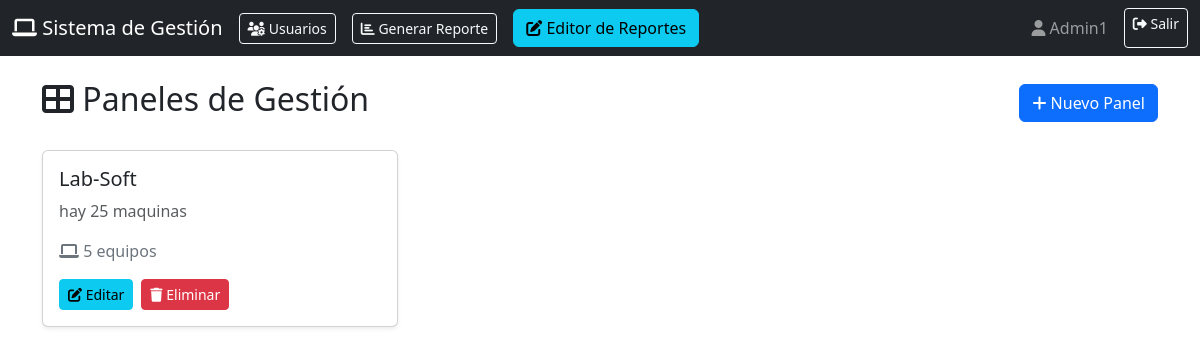
/dashboard (signed in), run on an earlier commit of the app's database.
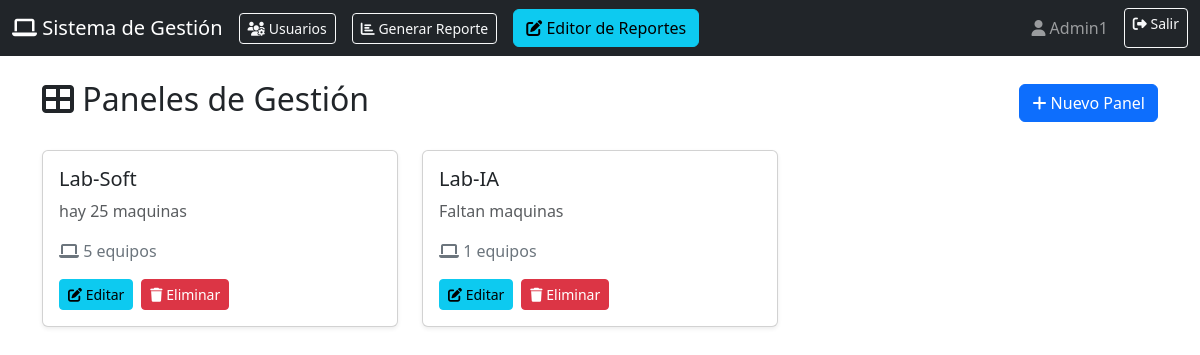
And on a later commit of the database.
### models/Usuario.py (models this page shows, shortened)
class Usuarios(UserMixin, db.Model):
    __tablename__ = 'usuarios'
    id = db.Column(db.Integer, primary_key=True)
    username = db.Column(db.String(80), unique=True, nullable=False)
    password = db.Column(db.Text, nullable=False)
    rol = db.Column(db.String(20), nullable=False, default='estudiante')
    __table_args__ = (
        CheckConstraint("rol IN ('admin', 'profesor', 'estudiante', 'tecnico')", name='check_rol'),
    )

### models/Lab.py (models this page shows)
class Laboratorios(db.Model):
    __tablename__ = 'laboratorios'
    id = db.Column(db.Integer, primary_key=True)
    nombre = db.Column(db.String(100), unique=True, nullable=False)
    descripcion = db.Column(db.Text)
    equipos = db.relationship('Equipos', backref='laboratorio', lazy=True, cascade='all, delete-orphan')

### controllers/lab_controller.py (the view)
@Lab_bp.route('/dashboard')
@login_required
def dashboard():
    panels = Laboratorios.query.all()
    return render_template('dashboard.html', panels=panels)

### app.py (called while the page is built)
@login_manager.user_loader
def load_user(user_id):
    return Usuarios.query.get(int(user_id))

### views/templates/dashboard.html (shortened to what this page needs)
{% extends "base.html" %}
{% block content %}
<div class="d-flex justify-content-between align-items-center mb-4">
    <h2><i class="fas fa-th-large"></i> Paneles de Gestión</h2>
    {% if current_user.rol in ['admin', 'profesor'] %}
    <button class="btn btn-primary" data-bs-toggle="modal" data-bs-target="#createPanelModal">
        <i class="fas fa-plus"></i> Nuevo Panel
    </button>
    {% endif %}
</div>
<div class="row">
    {% for panel in panels %}
    <div class="col-md-4 mb-4">
        <div class="card shadow-sm panel-card"
            onclick="window.location.href='{{ url_for('laboratorio.view_panel', panel_id=panel.id) }}'">
            <div class="card-body">
                <h5 class="card-title">{{ panel.nombre }}</h5>
                <p class="card-text text-muted">{{ panel.descripcion or 'Sin descripción' }}</p>
                <p class="text-secondary">
                    <i class="fas fa-laptop"></i> {{ panel.equipos|length }} equipos
                </p>
                {% if current_user.rol == 'admin' %}
                <div class="d-flex gap-2">
                    <button class="btn btn-sm btn-info" onclick="event.stopPropagation(); editarPanel({{ panel.id }})">
                           <i class="fas fa-edit"></i> Editar
                    </button>
                    <form method="POST" action="{{ url_for('laboratorio.delete_panel', panel_id=panel.id) }}"
                        class="d-inline">
                        <button type="submit" class="btn btn-sm btn-danger" onclick="event.stopPropagation(); return confirm('¿Eliminar este panel y todos sus equipos?')">
                            <i class="fas fa-trash"></i> Eliminar
                        </button>
                    </form>
                </div>
                {% endif %}
            </div>
        </div>
    </div>
    {% endfor %}
</div>
{% endblock %}

### views/templates/base.html (shortened to what this page needs)
<!DOCTYPE html>
<html lang="es">
<head>
    <link href="https://cdnjs.cloudflare.com/ajax/libs/bootstrap/5.3.0/css/bootstrap.min.css" rel="stylesheet">
    <link href="https://cdnjs.cloudflare.com/ajax/libs/font-awesome/6.4.0/css/all.min.css" rel="stylesheet">
    <link rel="stylesheet" href="{{ url_for('static', filename='css/style.css') }}">
</head>
<body>
    {% if current_user.is_authenticated %}
    <nav class="navbar navbar-expand-lg navbar-dark bg-dark">
        <div class="container-fluid">
            <a class="navbar-brand" href="{{ url_for('laboratorio.dashboard') }}">
                <i class="fas fa-laptop"></i> Sistema de Gestión
            </a>
            <div class="d-flex align-items-center">
                {% if current_user.is_authenticated and current_user.rol == 'admin' %}
                <a class="btn btn-outline-light btn-sm me-3" href="{{ url_for('usuarios.dashboard_usuarios') }}">
                    <i class="fas fa-users-cog"></i> Usuarios
                </a>
                {% endif %}
            </div>
            <div class="d-flex align-items-center">
                {% if current_user.is_authenticated and current_user.rol in ['admin','profesor'] %}
                <a class="btn btn-outline-light btn-sm me-3" href="{{ url_for('equipo.generar_reporte_pdf') }}">
                    <i class="fas fa-chart-bar"></i> Generar Reporte
                </a>
                {% endif %}
            </div>
            <div class="d-flex align-items-center">
                {% if current_user.is_authenticated and current_user.rol in ['admin','profesor'] %}
                <a href="{{ url_for('equipo.editor_reporte') }}" class="btn btn-info">
                    <i class="fas fa-edit"></i> Editor de Reportes
                </a>
                {% endif %}
            </div>
            <div class="navbar-nav ms-auto">
                <span class="navbar-text me-3">
                    <i class="fas fa-user"></i> {{ current_user.username }}
                </span>
                <a class="btn btn-outline-light btn-sm" href="{{ url_for('auth.logout') }}">
                    <i class="fas fa-sign-out-alt"></i> Salir
                </a>
            </div>
        </div>
    </nav>
    {% endif %}
    <div class="container mt-4">
        {% block content %}{% endblock %}
    </div>
</body>
</html>

### static/css/style.css (style rules this page uses)
.panel-card { cursor: pointer; transition: transform 0.2s ease, box-shadow 0.2s ease; }
.panel-card button { pointer-events: auto; }

What changed in the data, as far as the page shows it:
added Laboratorios: nombre "Lab-IA", descripcion "Faltan maquinas", equipos|length "1"
